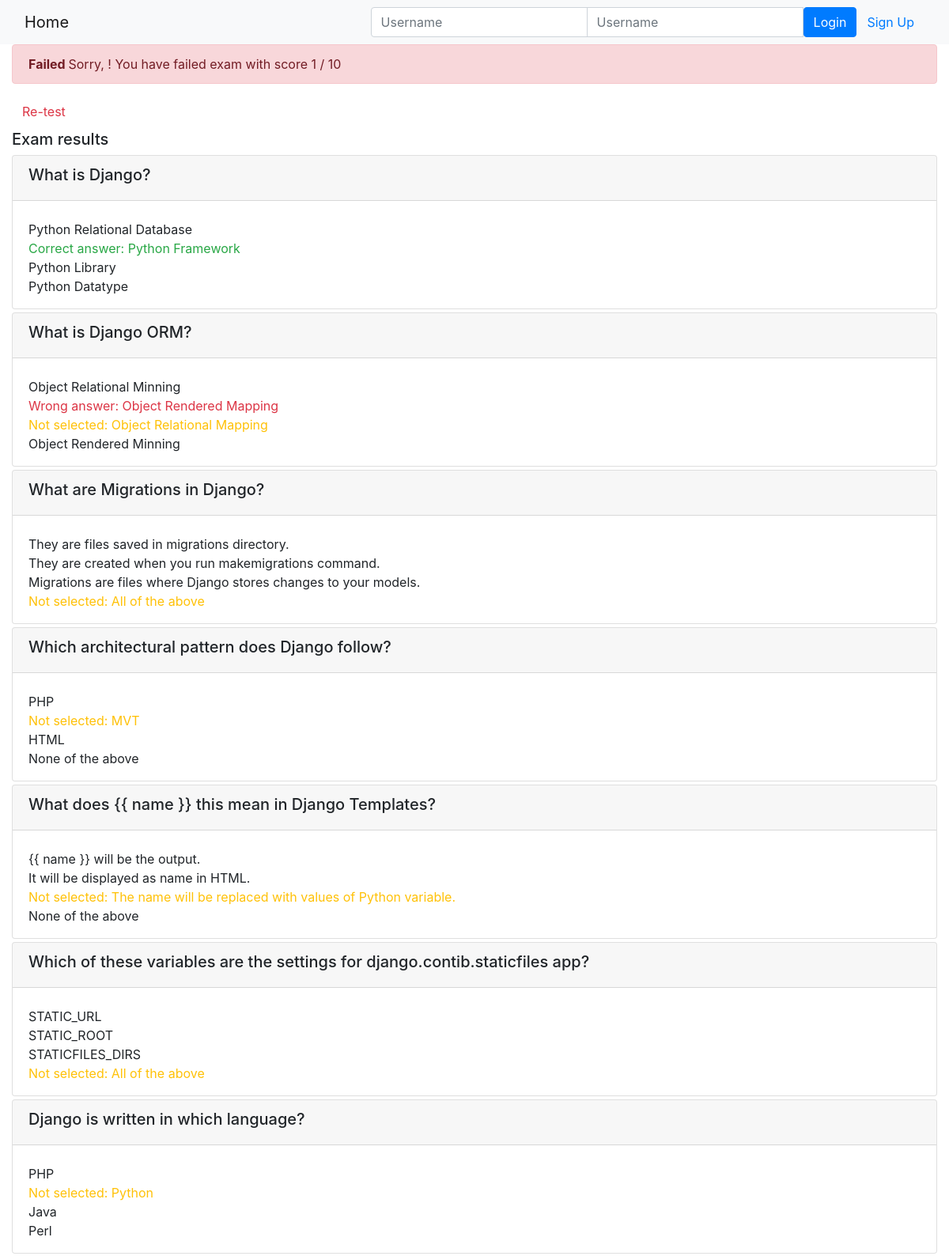
Page /onlinecourse/course/1/submission/1/result/ (upper part) on the committed database.
### onlinecourse/models.py (models this page shows, shortened)
class Question(models.Model):
    course = models.ForeignKey(Course, on_delete=models.CASCADE)
    question_text = models.CharField(max_length=500)
    grade = models.IntegerField(default=0)

class Choice(models.Model):
    question = models.ForeignKey(Question, on_delete=models.CASCADE)
    choice_text = models.CharField(max_length=300)
    is_choice_correct = models.BooleanField(default=False)

### onlinecourse/views.py (the view)
# urls.py: path('course/<int:course_id>/submission/<int:submission_id>/result/', views.show_exam_result, name='show_exam_result'),
def show_exam_result(request, course_id, submission_id):
    context = {}
    course = get_object_or_404(Course, pk=course_id)
    submission = Submission.objects.get(id=submission_id)
    choices = submission.choices.all()
    total_score = 0
    for choice in choices:
        if choice.is_choice_correct:
            total_score += choice.question.grade
    context['course'] = course
    context['selected_choice_ids'] = choices
    context['grade'] = total_score
    return render(request, 'onlinecourse/exam_result_bootstrap.html', context)

### onlinecourse/templates/onlinecourse/exam_result_bootstrap.html (shortened to what this page needs)
<!DOCTYPE html>
<html lang="en">
<head>
    {% load static %}
    <link rel="stylesheet" href="https://maxcdn.bootstrapcdn.com/bootstrap/4.5.2/css/bootstrap.min.css">
</head>
<body>
 <nav class="navbar navbar-light bg-light">
    <div class="container-fluid">
        <div class="navbar-header">
              <a class="navbar-brand" href="{% url 'onlinecourse:index' %}">Home</a>
        </div>
        <ul class="nav navbar-nav navbar-right">
            {% if user.is_authenticated %}
            <li>
                <a class="btn btn-link" href="#">{{ user.first_name }}({{ user.username }})</a>
                <a class="btn btn-link" href="{% url 'onlinecourse:logout' %}">Logout</a>
            </li>
            {% else %}
            <li>
                <form class="form-inline" action="{% url 'onlinecourse:login' %}" method="post">
                    <div class="input-group">
                        <input type="text" class="form-control" placeholder="Username" name="username" >
                        <input type="password" class="form-control" placeholder="Username" name="psw" >
                        <button class="btn btn-primary" type="submit">Login</button>
                        <a class="btn btn-link" href="{% url 'onlinecourse:registration' %}">Sign Up</a>
                    </div>
                </form>
            </li>
            {% endif %}
        </ul>
    </div>
</nav>
<div class="container-fluid">
    {% if grade > 8 %}
    <div class="alert alert-success">
       <b>Congratulations, {{ user.first_name }}! </b>You have passed the exam and completed the course with score {{ grade }} / 10
    </div>
        {% else %}
        <div class="alert alert-danger">
            <b>Failed </b>Sorry, {{ user.first_name }}! You have failed exam with score {{ grade }} / 10
        </div>
        <a class="btn btn-link text-danger" href="{% url 'onlinecourse:course_details' course.id %}">Re-test</a>
        {% endif %}
        <div class="card-columns-vertical mt-1">
        <h5 class="">Exam results</h5>
            {% for question in course.question_set.all %}
            <div class="card mt-1">
                <div class="card-header"><h5>{{ question.question_text}}</h5></div>
                    <div class="form-group">
                        {% for choice in question.choice_set.all %}
                            <div class="form-check">
                                {% if choice.is_choice_correct and choice in selected_choice_ids %}
                                <div class="text-success">Correct answer: {{ choice.choice_text }}</div>
                                {% elif choice.is_choice_correct and not choice in selected_choice_ids %}
                                <div class="text-warning">Not selected: {{ choice.choice_text }}</div>
                                {% elif not choice.is_correct and choice in selected_choice_ids %}
                                <div class="text-danger">Wrong answer: {{ choice.choice_text }}</div>
                                {% else %}
                                <div>{{ choice.choice_text }}</div>
                                {% endif %}
                            </div>
                        {% endfor %}
                    </div>
                </div>
            {% endfor %}
            </div>
        </div>
</body>
</html>

### rows in the picture
Question: question_text "What is Django?"
Choice: choice_text "Python Relational Database"
Choice: choice_text "Python Framework"
Choice: choice_text "Python Library"
Choice: choice_text "Python Datatype"
Question: question_text "What is Django ORM?"
Choice: choice_text "Object Relational Minning"
Choice: choice_text "Object Rendered Mapping"
Choice: choice_text "Object Relational Mapping"
Choice: choice_text "Object Rendered Minning"
Question: question_text "What are Migrations in Django?"
Choice: choice_text "They are files saved in migrations directory."
Choice: choice_text "They are created when you run makemigrations command."
Choice: choice_text "Migrations are files where Django stores changes to your models."
Choice: choice_text "All of the above"
Question: question_text "Which architectural pattern does Django follow?"
Choice: choice_text "PHP"
Choice: choice_text "MVT"
Choice: choice_text "HTML"
Choice: choice_text "None of the above"
Question: question_text "What does {{ name }} this mean in Django Templates?"
Choice: choice_text "{{ name }} will be the output."
Choice: choice_text "It will be displayed as name in HTML."
Choice: choice_text "The name will be replaced with values of Python variable."
Choice: choice_text "None of the above"
Question: question_text "Which of these variables are the settings for django.contib.staticfiles app?"
Choice: choice_text "STATIC_URL"
Choice: choice_text "STATIC_ROOT"
Choice: choice_text "STATICFILES_DIRS"
Choice: choice_text "All of the above"
Question: question_text "Django is written in which language?"
Choice: choice_text "PHP"
Choice: choice_text "Python"
Choice: choice_text "Java"
Choice: choice_text "Perl"

### other values in the picture
{{ grade }} "1"
